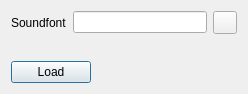
<?xml version="1.0" encoding="UTF-8"?>
<ui version="4.0">
 <class>FLUIDGuiBase</class>
 <widget class="QDialog" name="FLUIDGuiBase">
  <property name="geometry">
   <rect>
    <x>0</x>
    <y>0</y>
    <width>248</width>
    <height>94</height>
   </rect>
  </property>
  <property name="windowTitle">
   <string>Form1</string>
  </property>
  <layout class="QVBoxLayout">
   <property name="spacing">
    <number>6</number>
   </property>
   <property name="margin">
    <number>11</number>
   </property>
   <item>
    <layout class="QHBoxLayout">
     <property name="spacing">
      <number>6</number>
     </property>
     <property name="margin">
      <number>0</number>
     </property>
     <item>
      <widget class="QLabel" name="TextLabel1">
       <property name="text">
        <string>Soundfont</string>
       </property>
       <property name="wordWrap">
        <bool>false</bool>
       </property>
      </widget>
     </item>
     <item>
      <widget class="QLineEdit" name="pathEntry"/>
     </item>
     <item>
      <widget class="QToolButton" name="fdialogButton">
       <property name="text">
        <string/>
       </property>
      </widget>
     </item>
    </layout>
   </item>
   <item>
    <spacer name="Spacer2">
     <property name="orientation">
      <enum>Qt::Vertical</enum>
     </property>
     <property name="sizeType">
      <enum>QSizePolicy::Expanding</enum>
     </property>
     <property name="sizeHint" stdset="0">
      <size>
       <width>20</width>
       <height>20</height>
      </size>
     </property>
    </spacer>
   </item>
   <item>
    <layout class="QHBoxLayout">
     <property name="spacing">
      <number>6</number>
     </property>
     <property name="margin">
      <number>0</number>
     </property>
     <item>
      <widget class="QPushButton" name="loadButton">
       <property name="sizePolicy">
        <sizepolicy hsizetype="Preferred" vsizetype="Fixed">
         <horstretch>0</horstretch>
         <verstretch>0</verstretch>
        </sizepolicy>
       </property>
       <property name="text">
        <string>Load</string>
       </property>
      </widget>
     </item>
     <item>
      <spacer name="Spacer1">
       <property name="orientation">
        <enum>Qt::Horizontal</enum>
       </property>
       <property name="sizeType">
        <enum>QSizePolicy::Expanding</enum>
       </property>
       <property name="sizeHint" stdset="0">
        <size>
         <width>20</width>
         <height>20</height>
        </size>
       </property>
      </spacer>
     </item>
    </layout>
   </item>
  </layout>
 </widget>
 <pixmapfunction>qPixmapFromMimeSource</pixmapfunction>
 <resources/>
 <connections/>
</ui>
